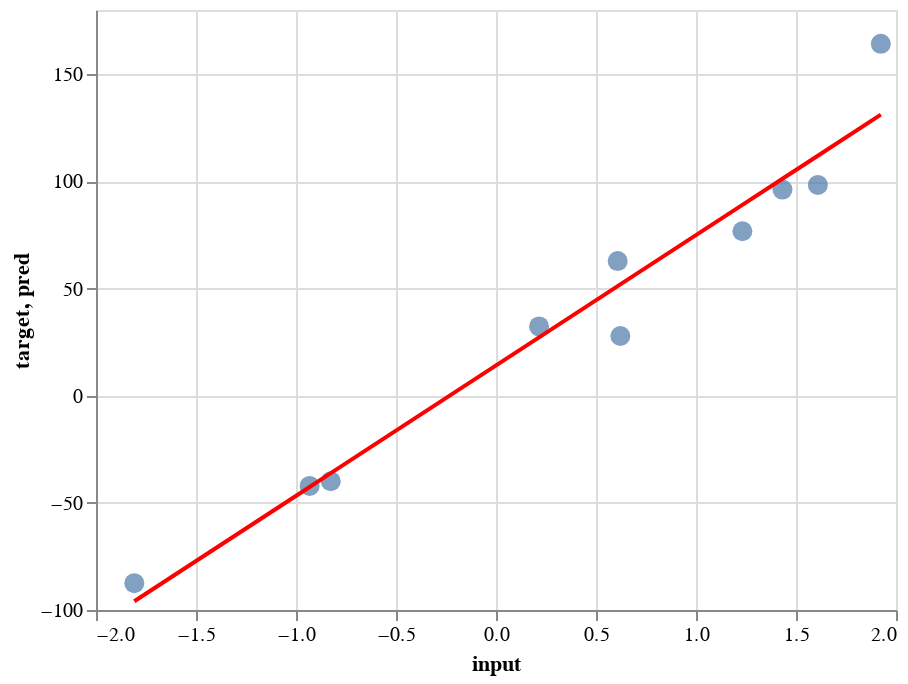

The cell this chart's notebook holds for it:
### Code cell
c1 = alt.Chart(df).mark_circle(size=100).encode(
    x="input",
    y="target"
)
c2 = alt.Chart(df).mark_line(color="red").encode(
    x="input",
    y="pred"
)
c1+c2

### Figure 1 — Vega-Lite specification as saved in the notebook (floating-point values rounded to 4 significant figures)
{"config": {"view": {"continuousWidth": 400, "continuousHeight": 300}}, "layer": [{"mark": {"type": "circle", "size": 100}, "encoding": {"x": {"field": "input", "type": "quantitative"}, "y": {"field": "target", "type": "quantitative"}}}, {"mark": {"type": "line", "color": "red"}, "encoding": {"x": {"field": "input", "type": "quantitative"}, "y": {"field": "pred", "type": "quantitative"}}}], "data": {"name": "data-48f29fdebd5feee668eaa24651b1a1d5"}, "$schema": "https://vega.github.io/schema/vega-lite/v4.17.0.json", "datasets": {"data-48f29fdebd5feee668eaa24651b1a1d5": [{"input": -1.808, "target": -87.47, "pred": -95.9}, {"input": 0.6218, "target": 27.85, "pred": 51.93}, {"input": -0.8262, "target": -39.92, "pred": -36.15}, {"input": 1.609, "target": 98.37, "pred": 112.0}, {"input": 1.924, "target": 164.2, "pred": 131.1}, {"input": 0.6084, "target": 62.81, "pred": 51.11}, {"input": -0.9319, "target": -42.09, "pred": -42.58}, {"input": 1.232, "target": 76.76, "pred": 89.05}, {"input": 0.2153, "target": 32.34, "pred": 27.21}, {"input": 1.432, "target": 96.18, "pred": 101.2}]}}
